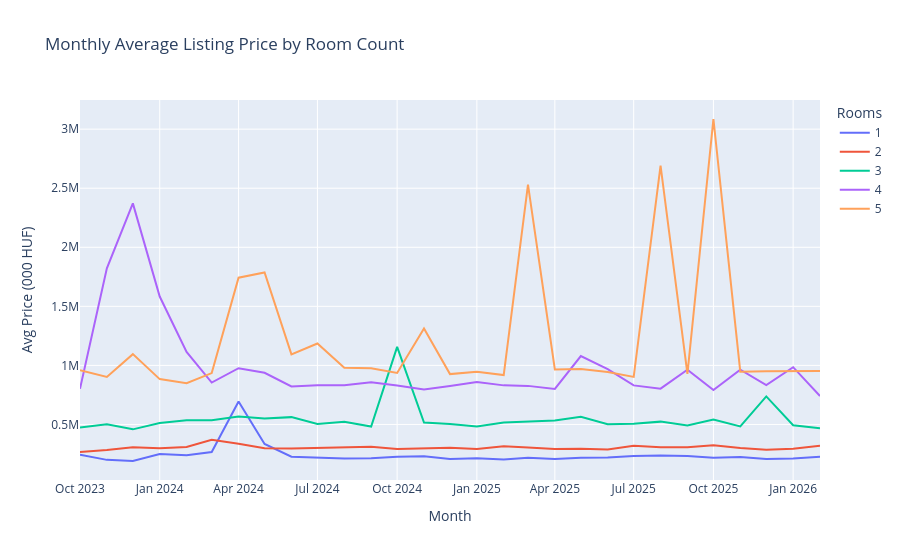

The cell this chart's notebook holds for it:
### Code cell
px.line(
    monthly_room,
    x="month",
    y="avg_price",
    color="room_count",
    title="Monthly Average Listing Price by Room Count",
    labels={
        "month": "Month",
        "avg_price": "Avg Price (000 HUF)",
        "room_count": "Rooms",
    },
)
